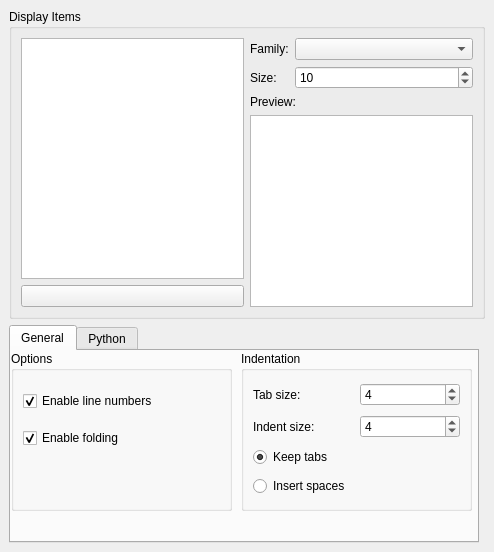
<?xml version="1.0" encoding="UTF-8"?>
<ui version="4.0">
 <class>Gui::Dialog::DlgEditorSettings</class>
 <widget class="QWidget" name="Gui::Dialog::DlgEditorSettings">
  <property name="geometry">
   <rect>
    <x>0</x>
    <y>0</y>
    <width>494</width>
    <height>552</height>
   </rect>
  </property>
  <property name="windowTitle">
   <string>Editor</string>
  </property>
  <layout class="QGridLayout">
   <property name="leftMargin">
    <number>9</number>
   </property>
   <property name="topMargin">
    <number>9</number>
   </property>
   <property name="rightMargin">
    <number>9</number>
   </property>
   <property name="bottomMargin">
    <number>9</number>
   </property>
   <property name="spacing">
    <number>6</number>
   </property>
   <item row="1" column="0">
    <widget class="QTabWidget" name="tabWidget">
     <property name="currentIndex">
      <number>0</number>
     </property>
     <widget class="QWidget" name="tabGeneral">
      <attribute name="title">
       <string>General</string>
      </attribute>
      <widget class="QGroupBox" name="GroupBox2">
       <property name="geometry">
        <rect>
         <x>0</x>
         <y>0</y>
         <width>221</width>
         <height>160</height>
        </rect>
       </property>
       <property name="title">
        <string>Options</string>
       </property>
       <layout class="QVBoxLayout">
        <property name="spacing">
         <number>6</number>
        </property>
        <property name="leftMargin">
         <number>9</number>
        </property>
        <property name="topMargin">
         <number>9</number>
        </property>
        <property name="rightMargin">
         <number>9</number>
        </property>
        <property name="bottomMargin">
         <number>9</number>
        </property>
        <item>
         <widget class="Gui::PrefCheckBox" name="EnableLineNumber">
          <property name="focusPolicy">
           <enum>Qt::TabFocus</enum>
          </property>
          <property name="text">
           <string>Enable line numbers</string>
          </property>
          <property name="checked">
           <bool>true</bool>
          </property>
          <property name="prefEntry" stdset="0">
           <cstring>EnableLineNumber</cstring>
          </property>
          <property name="prefPath" stdset="0">
           <cstring>Editor</cstring>
          </property>
         </widget>
        </item>
        <item>
         <widget class="Gui::PrefCheckBox" name="EnableFolding">
          <property name="text">
           <string>Enable folding</string>
          </property>
          <property name="checked">
           <bool>true</bool>
          </property>
          <property name="prefEntry" stdset="0">
           <cstring>EnableFolding</cstring>
          </property>
          <property name="prefPath" stdset="0">
           <cstring>Editor</cstring>
          </property>
         </widget>
        </item>
        <item>
         <spacer>
          <property name="orientation">
           <enum>Qt::Vertical</enum>
          </property>
          <property name="sizeType">
           <enum>QSizePolicy::Ignored</enum>
          </property>
          <property name="sizeHint" stdset="0">
           <size>
            <width>20</width>
            <height>40</height>
           </size>
          </property>
         </spacer>
        </item>
       </layout>
      </widget>
      <widget class="QGroupBox" name="groupBoxIndent">
       <property name="geometry">
        <rect>
         <x>230</x>
         <y>0</y>
         <width>231</width>
         <height>160</height>
        </rect>
       </property>
       <property name="title">
        <string>Indentation</string>
       </property>
       <layout class="QGridLayout">
        <property name="leftMargin">
         <number>9</number>
        </property>
        <property name="topMargin">
         <number>9</number>
        </property>
        <property name="rightMargin">
         <number>9</number>
        </property>
        <property name="bottomMargin">
         <number>9</number>
        </property>
        <property name="spacing">
         <number>6</number>
        </property>
        <item row="3" column="0" colspan="2">
         <widget class="Gui::PrefRadioButton" name="radioSpaces">
          <property name="text">
           <string>Insert spaces</string>
          </property>
          <property name="checked">
           <bool>false</bool>
          </property>
          <property name="prefEntry" stdset="0">
           <cstring>Spaces</cstring>
          </property>
          <property name="prefPath" stdset="0">
           <cstring>Editor</cstring>
          </property>
         </widget>
        </item>
        <item row="0" column="1">
         <widget class="Gui::PrefSpinBox" name="tabSize">
          <property name="value">
           <number>4</number>
          </property>
          <property name="prefEntry" stdset="0">
           <cstring>TabSize</cstring>
          </property>
          <property name="prefPath" stdset="0">
           <cstring>Editor</cstring>
          </property>
         </widget>
        </item>
        <item row="1" column="0">
         <widget class="QLabel" name="textLabel2">
          <property name="text">
           <string>Indent size:</string>
          </property>
         </widget>
        </item>
        <item row="1" column="1">
         <widget class="Gui::PrefSpinBox" name="indentSize">
          <property name="value">
           <number>4</number>
          </property>
          <property name="prefEntry" stdset="0">
           <cstring>IndentSize</cstring>
          </property>
          <property name="prefPath" stdset="0">
           <cstring>Editor</cstring>
          </property>
         </widget>
        </item>
        <item row="2" column="0" colspan="2">
         <widget class="Gui::PrefRadioButton" name="radioTabs">
          <property name="text">
           <string>Keep tabs</string>
          </property>
          <property name="checked">
           <bool>true</bool>
          </property>
          <property name="prefEntry" stdset="0">
           <cstring>Tabs</cstring>
          </property>
          <property name="prefPath" stdset="0">
           <cstring>Editor</cstring>
          </property>
         </widget>
        </item>
        <item row="0" column="0">
         <widget class="QLabel" name="textLabel1">
          <property name="text">
           <string>Tab size:</string>
          </property>
         </widget>
        </item>
       </layout>
      </widget>
     </widget>
     <widget class="QWidget" name="tabPython">
      <attribute name="title">
       <string>Python</string>
      </attribute>
      <widget class="QWidget" name="gridLayoutWidget">
       <property name="geometry">
        <rect>
         <x>0</x>
         <y>0</y>
         <width>461</width>
         <height>141</height>
        </rect>
       </property>
       <layout class="QGridLayout" name="gridLayoutPython">
        <item row="0" column="1">
         <widget class="Gui::PrefCheckBox" name="EnableCodeAnalyzer">
          <property name="focusPolicy">
           <enum>Qt::TabFocus</enum>
          </property>
          <property name="text">
           <string>Enable Code Analyzer</string>
          </property>
          <property name="checked">
           <bool>true</bool>
          </property>
          <property name="prefEntry" stdset="0">
           <cstring>EnableCodeAnalyzer</cstring>
          </property>
          <property name="prefPath" stdset="0">
           <cstring>Editor</cstring>
          </property>
         </widget>
        </item>
        <item row="1" column="0">
         <widget class="Gui::PrefCheckBox" name="EnableAutoIndent">
          <property name="focusPolicy">
           <enum>Qt::TabFocus</enum>
          </property>
          <property name="text">
           <string>Autoindent python</string>
          </property>
          <property name="checked">
           <bool>true</bool>
          </property>
          <property name="prefEntry" stdset="0">
           <cstring>EnableAutoIndent</cstring>
          </property>
          <property name="prefPath" stdset="0">
           <cstring>Editor</cstring>
          </property>
         </widget>
        </item>
        <item row="2" column="0">
         <widget class="Gui::PrefCheckBox" name="EnableScrollToExceptionLine">
          <property name="focusPolicy">
           <enum>Qt::TabFocus</enum>
          </property>
          <property name="text">
           <string>Jump to exception line</string>
          </property>
          <property name="checked">
           <bool>true</bool>
          </property>
          <property name="prefEntry" stdset="0">
           <cstring>EnableScrollToExceptionLine</cstring>
          </property>
          <property name="prefPath" stdset="0">
           <cstring>Editor</cstring>
          </property>
         </widget>
        </item>
        <item row="3" column="0">
         <widget class="Gui::PrefCheckBox" name="EnableHaltDebuggerOnExceptions">
          <property name="focusPolicy">
           <enum>Qt::TabFocus</enum>
          </property>
          <property name="text">
           <string>Halt debugger at exception line</string>
          </property>
          <property name="checked">
           <bool>true</bool>
          </property>
          <property name="prefEntry" stdset="0">
           <cstring>EnableHaltDebuggerOnExceptions</cstring>
          </property>
          <property name="prefPath" stdset="0">
           <cstring>Editor</cstring>
          </property>
         </widget>
        </item>
        <item row="0" column="0">
         <widget class="Gui::PrefCheckBox" name="EnableTrimTrailingWhitespaces">
          <property name="focusPolicy">
           <enum>Qt::TabFocus</enum>
          </property>
          <property name="text">
           <string>Trim trailing whitespaces</string>
          </property>
          <property name="checked">
           <bool>true</bool>
          </property>
          <property name="prefEntry" stdset="0">
           <cstring>EnableTrimTrailingWhitespaces</cstring>
          </property>
          <property name="prefPath" stdset="0">
           <cstring>Editor</cstring>
          </property>
         </widget>
        </item>
        <item row="1" column="1">
         <widget class="Gui::PrefCheckBox" name="EnableCenterDebugmarker">
          <property name="focusPolicy">
           <enum>Qt::TabFocus</enum>
          </property>
          <property name="text">
           <string>Center debugmarker line</string>
          </property>
          <property name="checked">
           <bool>true</bool>
          </property>
          <property name="prefEntry" stdset="0">
           <cstring>EnableCenterDebugmarker</cstring>
          </property>
          <property name="prefPath" stdset="0">
           <cstring>Editor</cstring>
          </property>
         </widget>
        </item>
        <item row="2" column="1">
         <layout class="QHBoxLayout" name="horizontalLayout">
          <item>
           <widget class="Gui::PrefSpinBox" name="PopupTimeoutTime">
            <property name="suffix">
             <string extracomment="Milli seconds">ms</string>
            </property>
            <property name="minimum">
             <number>40</number>
            </property>
            <property name="maximum">
             <number>1000</number>
            </property>
            <property name="singleStep">
             <number>10</number>
            </property>
            <property name="value">
             <number>300</number>
            </property>
            <property name="prefEntry" stdset="0">
             <cstring>PopupTimeoutTime</cstring>
            </property>
            <property name="prefPath" stdset="0">
             <cstring>Editor</cstring>
            </property>
           </widget>
          </item>
          <item>
           <widget class="QLabel" name="label_2">
            <property name="text">
             <string>Popup timeout</string>
            </property>
           </widget>
          </item>
         </layout>
        </item>
       </layout>
      </widget>
     </widget>
    </widget>
   </item>
   <item row="0" column="0" colspan="2">
    <widget class="QGroupBox" name="GroupBox5">
     <property name="sizePolicy">
      <sizepolicy hsizetype="Preferred" vsizetype="Expanding">
       <horstretch>0</horstretch>
       <verstretch>0</verstretch>
      </sizepolicy>
     </property>
     <property name="title">
      <string>Display Items</string>
     </property>
     <layout class="QGridLayout">
      <property name="leftMargin">
       <number>9</number>
      </property>
      <property name="topMargin">
       <number>9</number>
      </property>
      <property name="rightMargin">
       <number>9</number>
      </property>
      <property name="bottomMargin">
       <number>9</number>
      </property>
      <property name="spacing">
       <number>6</number>
      </property>
      <item row="1" column="2">
       <widget class="Gui::PrefSpinBox" name="fontSize">
        <property name="sizePolicy">
         <sizepolicy hsizetype="Expanding" vsizetype="Fixed">
          <horstretch>0</horstretch>
          <verstretch>0</verstretch>
         </sizepolicy>
        </property>
        <property name="minimum">
         <number>1</number>
        </property>
        <property name="value">
         <number>10</number>
        </property>
        <property name="prefEntry" stdset="0">
         <cstring>FontSize</cstring>
        </property>
        <property name="prefPath" stdset="0">
         <cstring>Editor</cstring>
        </property>
       </widget>
      </item>
      <item row="0" column="0" rowspan="4">
       <widget class="QListView" name="displayItems"/>
      </item>
      <item row="4" column="0">
       <widget class="Gui::ColorButton" name="colorButton">
        <property name="minimumSize">
         <size>
          <width>140</width>
          <height>0</height>
         </size>
        </property>
        <property name="focusPolicy">
         <enum>Qt::TabFocus</enum>
        </property>
        <property name="text">
         <string/>
        </property>
       </widget>
      </item>
      <item row="0" column="1">
       <widget class="QLabel" name="TextLabel3">
        <property name="text">
         <string>Family:</string>
        </property>
       </widget>
      </item>
      <item row="1" column="1">
       <widget class="QLabel" name="TextLabel4">
        <property name="text">
         <string>Size:</string>
        </property>
       </widget>
      </item>
      <item row="0" column="2">
       <widget class="QComboBox" name="fontFamily">
        <property name="sizePolicy">
         <sizepolicy hsizetype="Expanding" vsizetype="Fixed">
          <horstretch>0</horstretch>
          <verstretch>0</verstretch>
         </sizepolicy>
        </property>
       </widget>
      </item>
      <item row="2" column="1" colspan="2">
       <widget class="QLabel" name="label">
        <property name="sizePolicy">
         <sizepolicy hsizetype="Preferred" vsizetype="Fixed">
          <horstretch>0</horstretch>
          <verstretch>0</verstretch>
         </sizepolicy>
        </property>
        <property name="text">
         <string>Preview:</string>
        </property>
       </widget>
      </item>
      <item row="3" column="1" rowspan="2" colspan="2">
       <widget class="QTextEdit" name="textEdit1">
        <property name="tabStopWidth">
         <number>40</number>
        </property>
       </widget>
      </item>
     </layout>
    </widget>
   </item>
  </layout>
 </widget>
 <layoutdefault spacing="6" margin="11"/>
 <customwidgets>
  <customwidget>
   <class>Gui::ColorButton</class>
   <extends>QPushButton</extends>
   <header>Gui/Widgets.h</header>
  </customwidget>
  <customwidget>
   <class>Gui::PrefCheckBox</class>
   <extends>QCheckBox</extends>
   <header>Gui/PrefWidgets.h</header>
  </customwidget>
  <customwidget>
   <class>Gui::PrefSpinBox</class>
   <extends>QSpinBox</extends>
   <header>Gui/PrefWidgets.h</header>
  </customwidget>
  <customwidget>
   <class>Gui::PrefRadioButton</class>
   <extends>QRadioButton</extends>
   <header>Gui/PrefWidgets.h</header>
  </customwidget>
 </customwidgets>
 <tabstops>
  <tabstop>fontFamily</tabstop>
  <tabstop>EnableLineNumber</tabstop>
  <tabstop>EnableFolding</tabstop>
  <tabstop>tabSize</tabstop>
  <tabstop>indentSize</tabstop>
  <tabstop>colorButton</tabstop>
 </tabstops>
 <resources/>
 <connections/>
</ui>
